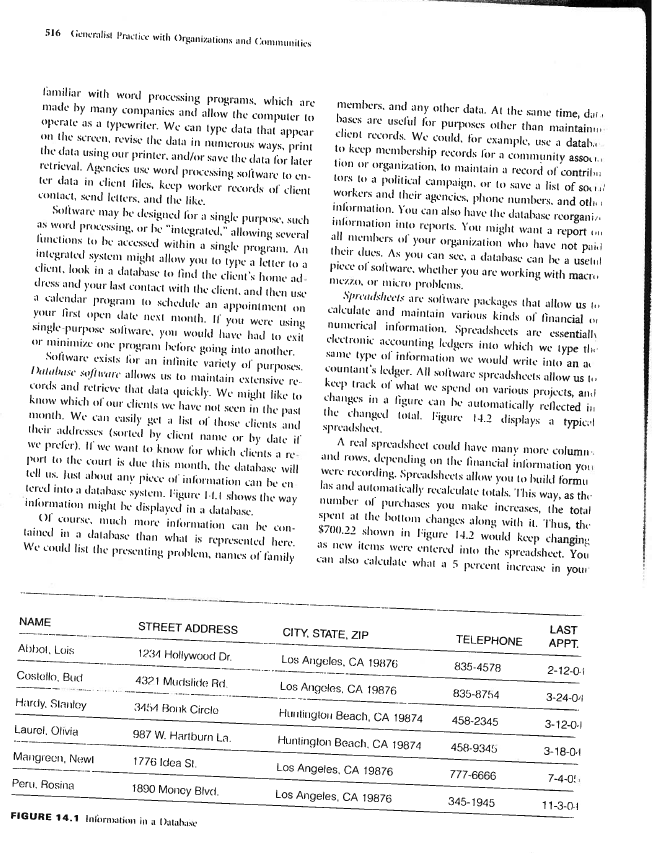
#> input picture samples/doc.png, 657 x 853 px
$ jupyter execute 'Machine Vision Recipes - Deskewing a document image.ipynb'
#> lines starting #> are read from the running program, lines starting #| are printed output that depends on the picture; after the words box and inside, x2 and y2 are one past the last pixel; in counts of white or black regions, pixels touching at a corner belong together; long printed decimals are rounded
## Deskewing through Projection Profile

[cell 1]
from skimage.io import imread
import matplotlib.pyplot as plt
from skimage.color import rgb2gray
import numpy as np
from skimage.filters import sobel
from skimage.transform import rotate
from skimage.util import invert

# load the image and convert it to grayscale
image = rgb2gray(imread("samples/doc.png"))
#> image: shape (853, 657) float64; min 0, max 1, mean 0.925

def horizontal_projections(sobel_image):
    return np.sum(sobel_image, axis=1)

# find the horizotal projection of the image and get the global
def get_skew_angle(img):
    sobel_image = invert(sobel(img))
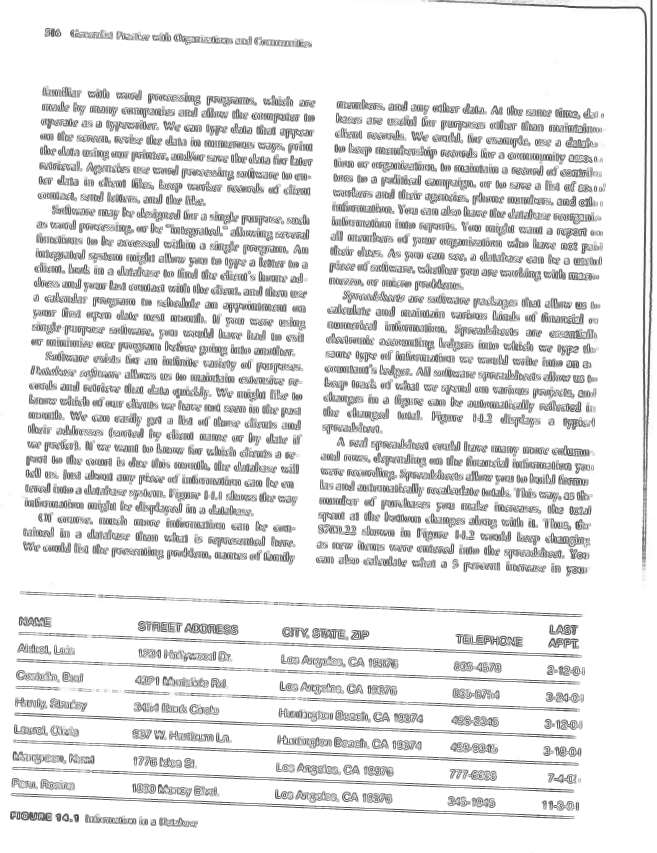
#> sobel_image: shape (853, 657) float64; min 0.268, max 1, mean 0.904
    predicted_angle = 0
    highest_hp = 0
    for index, angle in enumerate(range(-10, 10)):
        hp = horizontal_projections(rotate(sobel_image, angle, cval=1))
        median_hp = np.median(hp)
        if highest_hp < median_hp:
            predicted_angle = angle
            highest_hp = median_hp
#> this loop made 20 passes
#> (median_hp, highest_hp) on passes 1, 13: (594.9, 594.9), (612.4, 612.4)
#> median_hp on passes 2 to 7: 592.1, 590.7, 590.2, 591.5, 589.1, 589.1
#> after the loop, highest_hp = 612.4; predicted_angle = 2

    # print 'first angle:', predicted_angle
    # this first angle gives me an approximate angle where my actual rotation may be present. I will fine tune this
    # further with a better angle.

    finetuning_range = np.arange(predicted_angle - 1.0, predicted_angle + 1.0, 0.01)
#> finetuning_range = 200 values from 1 to 2.99
    for index, angle in enumerate(finetuning_range):
        hp = horizontal_projections(rotate(sobel_image, angle, cval=1))
        median_hp = np.median(hp)
        if highest_hp < median_hp:
            predicted_angle = angle
            highest_hp = median_hp
#> this loop made 200 passes
#> (median_hp, highest_hp) on passes 101 to 112: (612.4, 612.4), (613.7, 613.7), (614.5, 614.5), (615.1, 615.1), (615.3, 615.3), (616, 616), (617.4, 617.4), (618.5, 618.5), (619.6, 619.6), (620.8, 620.8), (621.5, 621.5), (622.2, 622.2)
#> median_hp on passes 1 to 6: 578.2, 578.5, 578.9, 579.5, 580, 580.7
#> after the loop, highest_hp = 629.6; predicted_angle = 2.41

    print("predicted angle:", predicted_angle)
#| predicted angle: 2.410
    return predicted_angle

fig, ax = plt.subplots(ncols=2, figsize=(20,20))
ax[0].imshow(image, cmap="gray")
ax[1].imshow(rotate(image, get_skew_angle(image), cval=1), cmap="gray")
plt.show()
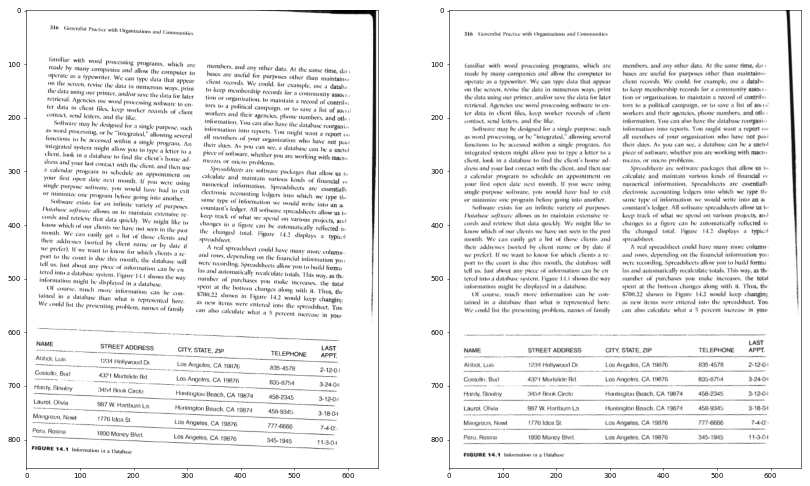
#> figure drawn by matplotlib, 2 panels

## Skew correction using Hough Transform

[cell 2]
import numpy as np
from skimage.transform import hough_line, hough_line_peaks
from skimage.transform import rotate
from skimage.feature import canny
from skimage.io import imread
from skimage.color import rgb2gray
import matplotlib.pyplot as plt
from scipy.stats import mode


edges = canny(image)
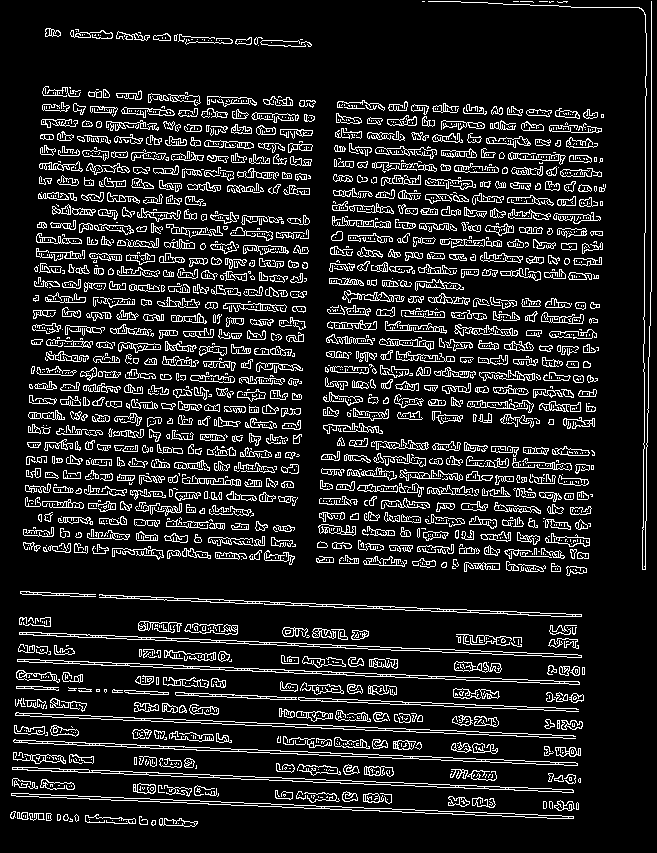
#> edges: shape (853, 657) bool; 12.7% white in thin lines or dots
# Classic straight-line Hough transform
tested_angles = np.deg2rad(np.arange(0.1, 180.0))
h, theta, d = hough_line(edges, theta=tested_angles)
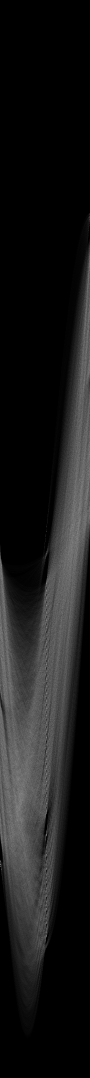
#> h: shape (2155, 180) uint64 (shown at 1/2 size); min 0, max 321, mean 32.9; drawn with min black and max white
#> theta = 180 values from 0.00175 to 3.13; d = 2155 values from -1077 to 1077

# Generating figure 1
fig, axes = plt.subplots(1, 2, figsize=(15, 16))
ax = axes.ravel()

ax[0].imshow(image, cmap="gray")
ax[0].set_title('Input image')
ax[0].set_axis_off()

ax[1].imshow(edges, cmap="gray")
origin = np.array((0, image.shape[1]))
#> origin = [0, 657]

for _, angle, dist in zip(*hough_line_peaks(h, theta, d)):
    y0, y1 = (dist - origin * np.cos(angle)) / np.sin(angle)
    ax[1].plot(origin, (y0, y1), '-r')
#> this loop made 111 passes
#> (angle, dist, y0, y1) on passes 1 to 12: (0.00175, 651, 372995.7, -3437.2), (1.61, 592, 592.4, 616.5), (1.61, 686, 686.5, 710.6), (1.61, 660, 660.4, 684.5), (1.61, 633, 633.4, 657.5), (1.61, 740, 740.5, 764.6), (1.61, 767, 767.5, 791.6), (1.61, 486, 486.3, 510.4), (1.61, 310, 310.2, 334.3), (1.61, 794, 794.5, 818.6), (1.61, 713, 713.5, 737.6), (1.61, 134, 134.1, 158.2)

ax[1].set_xlim(origin)
ax[1].set_ylim((edges.shape[0], 0))
ax[1].set_axis_off()
ax[1].set_title('Detected lines')
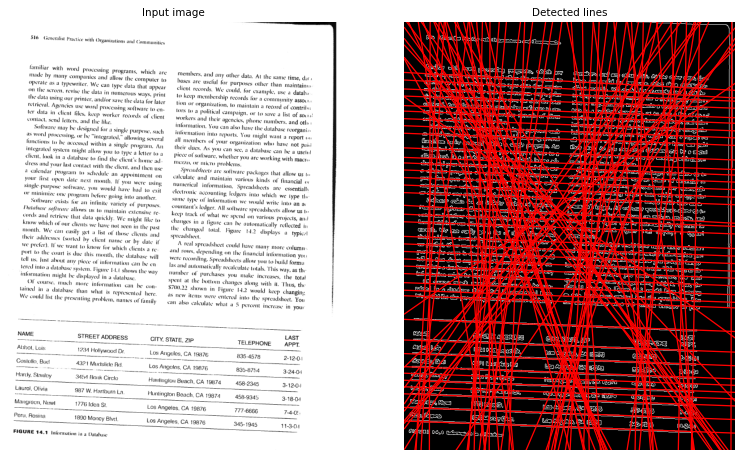
#> figure drawn by matplotlib, 2 panels

[cell 3]
import numpy as np
from skimage.transform import hough_line, hough_line_peaks
from skimage.transform import rotate
from skimage.feature import canny
from skimage.io import imread
from skimage.color import rgb2gray
from scipy.stats import mode

def skew_angle_hough_transform(image):
    # convert to edges
    edges = canny(image)
    # Classic straight-line Hough transform between 0.1 - 180 degrees.
    tested_angles = np.deg2rad(np.arange(0.1, 180.0))
    h, theta, d = hough_line(edges, theta=tested_angles)
#> theta = 180 values from 0.00175 to 3.13; d = 2155 values from -1077 to 1077

    # find line peaks and angles
    accum, angles, dists = hough_line_peaks(h, theta, d)
#> accum = 111 values, max 321 at index 0, min 161 at index 105, mean 188.9; angles = 111 values, max 3.13 at index 95, min 0.00175 at index 0, mean 1.48; dists = 111 values, max 794 at index 9, min -529 at index 79, mean 240.1

    # round the angles to 2 decimal places and find the most common angle.
    most_common_angle = mode(np.around(angles, decimals=2))[0]
#> most_common_angle = 1.61

    # convert the angle to degree for rotation.
    skew_angle = np.rad2deg(most_common_angle - np.pi/2)
#> skew_angle = 2.25
    print(skew_angle)
#| 2.246
    return skew_angle

skew_angle = skew_angle_hough_transform(image)
#> skew_angle = 2.25
fig, ax = plt.subplots(ncols=2, figsize=(20,20))
ax[0].imshow(image, cmap="gray")
ax[0].set_title('Input image')
ax[1].imshow(rotate(image, skew_angle, cval=1), cmap="gray")
ax[1].set_title('Kew corrected by '+str(skew_angle)+' degrees')
plt.show()
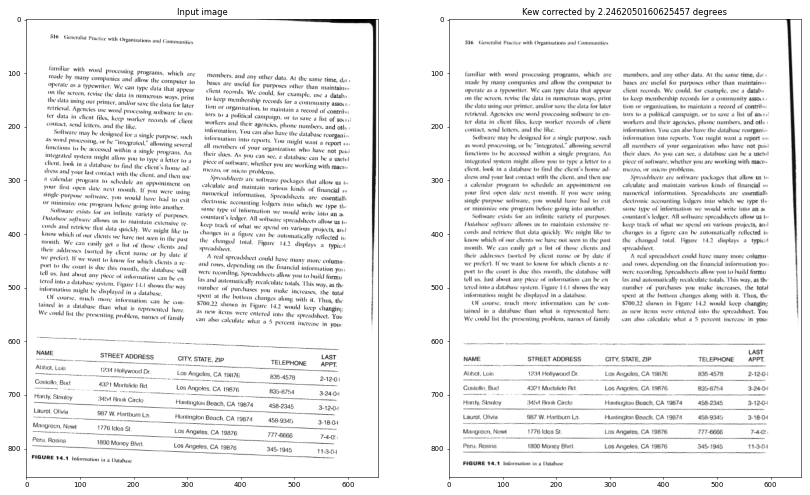
#> figure drawn by matplotlib, 2 panels

## Deskewing using Fourier Transform

[cell 4]
import numpy as np
from matplotlib import pyplot as plt
from skimage import img_as_float, img_as_int

# find the edges in the image
edges = canny(image)

# fourier transform 2d on the edge images
f = np.fft.fft2(edges)

# shift the frequencies to center to see the values
fshift = np.fft.fftshift(f)

# convert into a spectrum for visualization
magnitude_spectrum = np.log(np.abs(fshift))
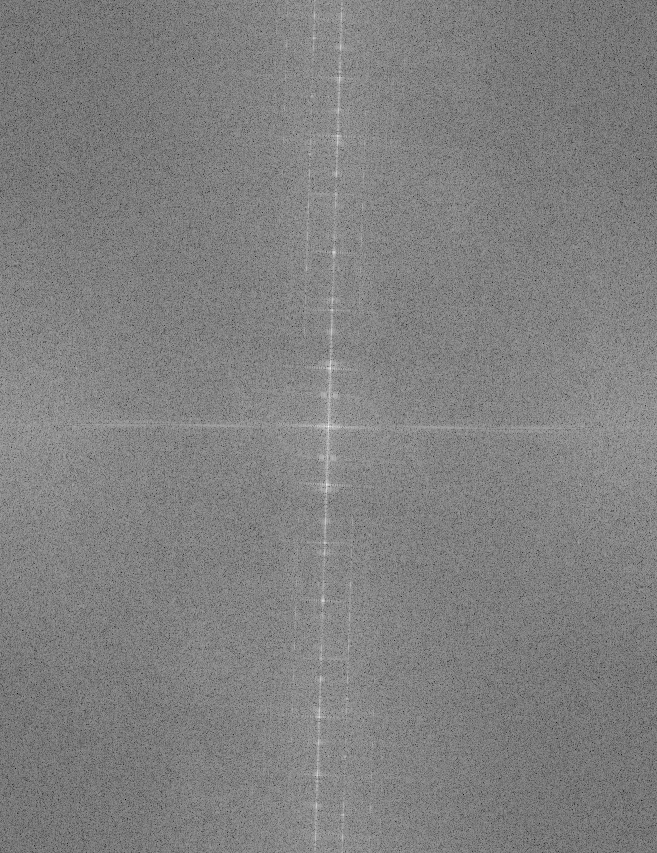
#> magnitude_spectrum: shape (853, 657) float64; min -1.41, max 11.17, mean 4.94; drawn with min black and max white

# plot the images and spectrum
fig, ax = plt.subplots(ncols=2, figsize=(20,20))
ax[0].imshow(image, cmap = 'gray')
ax[0].set_title('Input Image')

ax[1].imshow(magnitude_spectrum, cmap = 'gray')
ax[1].set_title('Magnitude Spectrum')
plt.show()

[cell 5]
# to find the angle the center line makes with the x axis.

# first remove the center pixel.
r,c = magnitude_spectrum.shape
#> r = 853; c = 657
magnitude_spectrum[int(r/2),int(c/2)] = 0
#> magnitude_spectrum: shape (853, 657) float64; under 0.01% of pixels changed, all inside (x1, y1, x2, y2) = (328, 426, 329, 427)

fig, ax = plt.subplots(figsize=(10,10))

# sort all the frequencies by their value in descending order and pick the top 30 points.
frequency_and_indexes = []
for ri in range(r):
    for ci in range(c):
        frequency_and_indexes.append([magnitude_spectrum[ri][ci], ci, ri])
#> after the loop, frequency_and_indexes = 560421 items

frequency_and_indexes = np.array(frequency_and_indexes)
# sorted by the frequency value. column 0 and take  the last 30 values.
frequency_and_indexes = frequency_and_indexes[frequency_and_indexes[:,0].argsort()[::-1]][:30]
#> frequency_and_indexes = 30 rows, first 8: [10.14, 330, 368], [10.14, 326, 484], [9.61, 326, 485], [9.61, 330, 367], [9.45, 328, 425], [9.45, 328, 427], [9.4, 328, 423], [9.4, 328, 429]

# visualize these top points and see where they lie on the image
for fi in frequency_and_indexes:
    ax.plot(fi[1],fi[2],'+r')
#> this loop made 30 passes
#> fi on passes 1 to 12: [10.14, 330, 368], [10.14, 326, 484], [9.61, 326, 485], [9.61, 330, 367], [9.45, 328, 425], [9.45, 328, 427], [9.4, 328, 423], [9.4, 328, 429], [9.3, 330, 369], [9.3, 326, 483], [9.28, 339, 77], [9.28, 317, 775]

ax.imshow(image, cmap="gray")
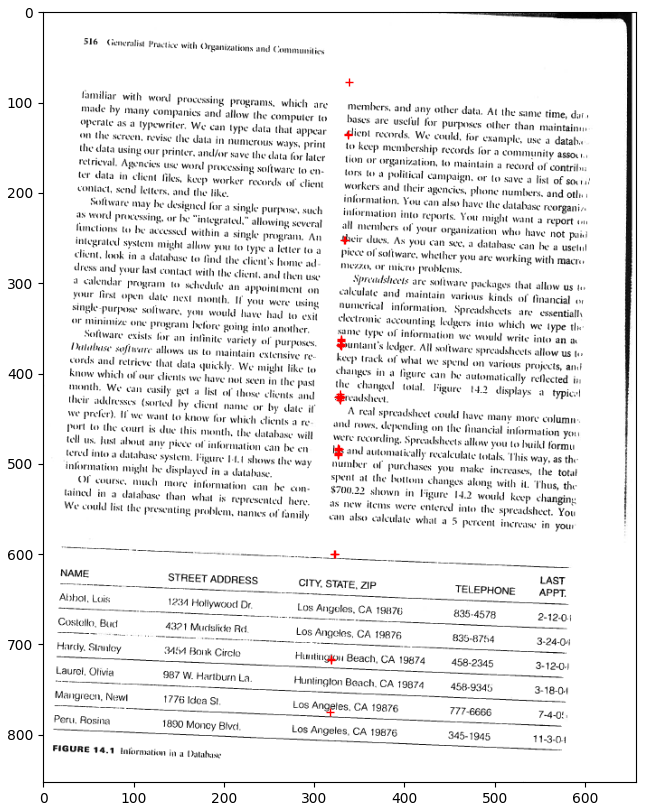
#> figure drawn by matplotlib, 1 panel

[cell 6]
from scipy import stats

slope, intercept, r_value, p_value, std_err = stats.linregress(frequency_and_indexes[:,1],frequency_and_indexes[:,2])
#> slope = -31.54; intercept = 10772.5; r_value = -0.993; p_value = 2.12e-27; std_err = 0.716
rotation_angle = np.round(np.rad2deg(np.arctan(slope)-np.pi/2), decimals=2)
#> rotation_angle = -178.2
fig, ax = plt.subplots(ncols=2, figsize=(20,20))
ax[0].imshow(image, cmap="gray")
ax[0].set_title('Input Image')
ax[1].imshow(rotate(image, rotation_angle, cval=1), cmap="gray")
ax[1].set_title('Image rotated by angle ' + str(rotation_angle)+' degrees')
plt.show()
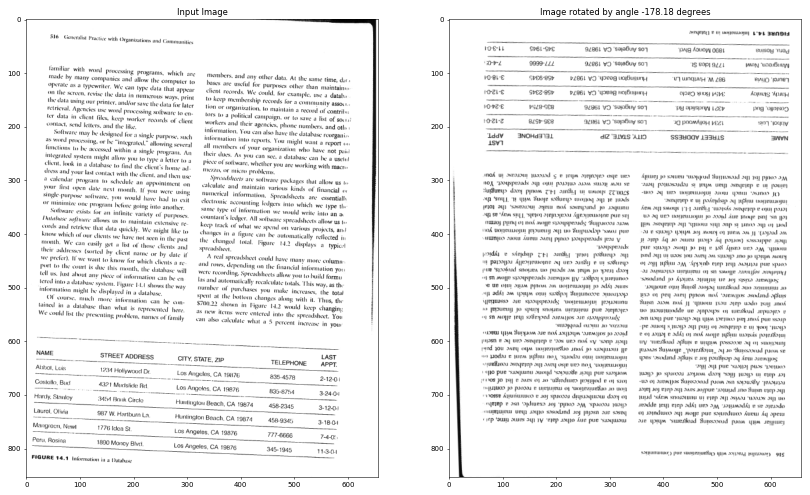
#> figure drawn by matplotlib, 2 panels

[cell 7]
from scipy import stats
import numpy as np
from skimage.io import imread
import matplotlib.pyplot as plt
from skimage.color import rgb2gray
import numpy as np
from skimage.feature import canny
from skimage.transform import rotate

# combining everything together in a single function.
def detect_skew_angle_fourier_tranform(image):
    # find the edges in the image
    edges = canny(image)

    # fourier transform 2d on the edge images
    f = np.fft.fft2(edges)

    # shift the frequencies to center to see the values
    fshift = np.fft.fftshift(f)

    # take only the real part from the complex values of fshift.
    magnitude_spectrum = np.log(np.abs(fshift))

    # to find the angle the center line makes with the x axis.
    # first remove the center pixel.
    r,c = magnitude_spectrum.shape
#> r = 853; c = 657
    magnitude_spectrum[int(r/2),int(c/2)] = 0

    # sort all the frequencies by their value in descending order and pick the top 30 points.

    # create pair of frequency, x_index, y_index.
    frequency_and_indexes = []
    for ri in range(r):
        for ci in range(c):
            frequency_and_indexes.append([magnitude_spectrum[ri][ci], ci, ri])
#> after the loop, frequency_and_indexes = 560421 items

    frequency_and_indexes = np.array(frequency_and_indexes)

    # sorted by the frequency value at column 0 and take the last 30 values.
    frequency_and_indexes = frequency_and_indexes[frequency_and_indexes[:,0].argsort()[::-1]][:30]
#> frequency_and_indexes = 30 rows, first 8: [10.14, 330, 368], [10.14, 326, 484], [9.61, 326, 485], [9.61, 330, 367], [9.45, 328, 425], [9.45, 328, 427], [9.4, 328, 423], [9.4, 328, 429]

    # find the rotation angle by using the linear regression method.
    slope, intercept, r_value, p_value, std_err = stats.linregress(frequency_and_indexes[:,1],frequency_and_indexes[:,2])
#> slope = -31.54; intercept = 10772.5; r_value = -0.993; p_value = 2.12e-27; std_err = 0.716
    rotation_angle = np.round(np.rad2deg(np.arctan(slope)-np.pi/2), decimals=2)
#> rotation_angle = -178.2

    return rotation_angle

# image is grayscale
rotation_angle = detect_skew_angle_fourier_tranform(image)
fig, ax = plt.subplots(ncols=2, figsize=(20,20))
ax[0].imshow(image, cmap="gray")
ax[0].set_title('Input Image')
ax[1].imshow(rotate(image, rotation_angle, cval=1), cmap="gray")
ax[1].set_title('Image rotated by angle ' + str(rotation_angle)+' degrees')
plt.show()
